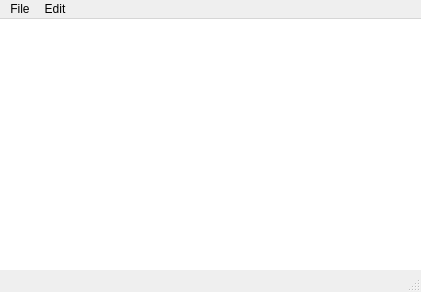
<?xml version="1.0" encoding="UTF-8"?>
<ui version="4.0">
 <class>MainWindow</class>
 <widget class="QMainWindow" name="MainWindow">
  <property name="geometry">
   <rect>
    <x>0</x>
    <y>0</y>
    <width>421</width>
    <height>292</height>
   </rect>
  </property>
  <property name="windowTitle">
   <string>MainWindow</string>
  </property>
  <widget class="QWidget" name="centralwidget">
   <widget class="QWidget" name="verticalLayoutWidget">
    <property name="geometry">
     <rect>
      <x>-1</x>
      <y>-1</y>
      <width>431</width>
      <height>261</height>
     </rect>
    </property>
    <layout class="QVBoxLayout" name="verticalLayout">
     <item>
      <widget class="QTextEdit" name="textEdit"/>
     </item>
    </layout>
   </widget>
  </widget>
  <widget class="QMenuBar" name="menubar">
   <property name="geometry">
    <rect>
     <x>0</x>
     <y>0</y>
     <width>421</width>
     <height>21</height>
    </rect>
   </property>
   <widget class="QMenu" name="menuFile">
    <property name="title">
     <string>File</string>
    </property>
    <addaction name="actionNew"/>
    <addaction name="actionOpen"/>
    <addaction name="actionSave_As"/>
    <addaction name="actionPrint"/>
    <addaction name="actionExit"/>
   </widget>
   <widget class="QMenu" name="menuEdit">
    <property name="title">
     <string>Edit</string>
    </property>
    <addaction name="actionCop"/>
    <addaction name="actionCut"/>
    <addaction name="actionPaste"/>
    <addaction name="actionUndo"/>
    <addaction name="actionRedo"/>
   </widget>
   <addaction name="menuFile"/>
   <addaction name="menuEdit"/>
  </widget>
  <widget class="QStatusBar" name="statusbar"/>
  <action name="actionNew">
   <property name="icon">
    <iconset resource="Resources.qrc">
     <normaloff>:/imgs/C:/Users/PRASHANTH S/Downloads/Icons/New.bmp</normaloff>:/imgs/C:/Users/PRASHANTH S/Downloads/Icons/New.bmp</iconset>
   </property>
   <property name="text">
    <string>New</string>
   </property>
   <property name="shortcut">
    <string>Ctrl+N</string>
   </property>
  </action>
  <action name="actionOpen">
   <property name="icon">
    <iconset>
     <normalon>:/imgs/C:/Users/PRASHANTH S/Downloads/Icons/Open.bmp</normalon>
    </iconset>
   </property>
   <property name="text">
    <string>Open</string>
   </property>
   <property name="shortcut">
    <string>Ctrl+O</string>
   </property>
  </action>
  <action name="actionSave_As">
   <property name="icon">
    <iconset>
     <normalon>:/imgs/C:/Users/PRASHANTH S/Downloads/Icons/Save.bmp</normalon>
    </iconset>
   </property>
   <property name="text">
    <string>Save As</string>
   </property>
   <property name="shortcut">
    <string>Ctrl+S</string>
   </property>
  </action>
  <action name="actionExit">
   <property name="icon">
    <iconset>
     <normalon>:/imgs/C:/Users/PRASHANTH S/Downloads/Icons/DeleteSticky.bmp</normalon>
    </iconset>
   </property>
   <property name="text">
    <string>Exit</string>
   </property>
  </action>
  <action name="actionCop">
   <property name="icon">
    <iconset>
     <normalon>:/imgs/C:/Users/PRASHANTH S/Downloads/Icons/Copy.bmp</normalon>
    </iconset>
   </property>
   <property name="text">
    <string>Copy</string>
   </property>
   <property name="shortcut">
    <string>Ctrl+C</string>
   </property>
  </action>
  <action name="actionCut">
   <property name="icon">
    <iconset>
     <normalon>:/imgs/C:/Users/PRASHANTH S/Downloads/Icons/Cut.bmp</normalon>
    </iconset>
   </property>
   <property name="text">
    <string>Cut</string>
   </property>
   <property name="shortcut">
    <string>Ctrl+X</string>
   </property>
  </action>
  <action name="actionPaste">
   <property name="icon">
    <iconset>
     <normalon>:/imgs/C:/Users/PRASHANTH S/Downloads/Icons/Paste.bmp</normalon>
    </iconset>
   </property>
   <property name="text">
    <string>Paste</string>
   </property>
   <property name="shortcut">
    <string>Ctrl+V</string>
   </property>
  </action>
  <action name="actionUndo">
   <property name="icon">
    <iconset>
     <normalon>:/imgs/C:/Users/PRASHANTH S/Downloads/Icons/Undo-2-512.webp</normalon>
    </iconset>
   </property>
   <property name="text">
    <string>Undo</string>
   </property>
  </action>
  <action name="actionRedo">
   <property name="icon">
    <iconset>
     <normalon>:/imgs/C:/Users/PRASHANTH S/Downloads/Icons/Redo-2-512.png</normalon>
    </iconset>
   </property>
   <property name="text">
    <string>Redo</string>
   </property>
  </action>
  <action name="actionPrint">
   <property name="icon">
    <iconset>
     <normalon>:/imgs/C:/Users/PRASHANTH S/Downloads/Icons/Avosoft-Warm-Toolbar-Print.ico</normalon>
    </iconset>
   </property>
   <property name="text">
    <string>Print</string>
   </property>
   <property name="shortcut">
    <string>Ctrl+P</string>
   </property>
  </action>
 </widget>
 <resources>
  <include location="Resources.qrc"/>
 </resources>
 <connections/>
</ui>
